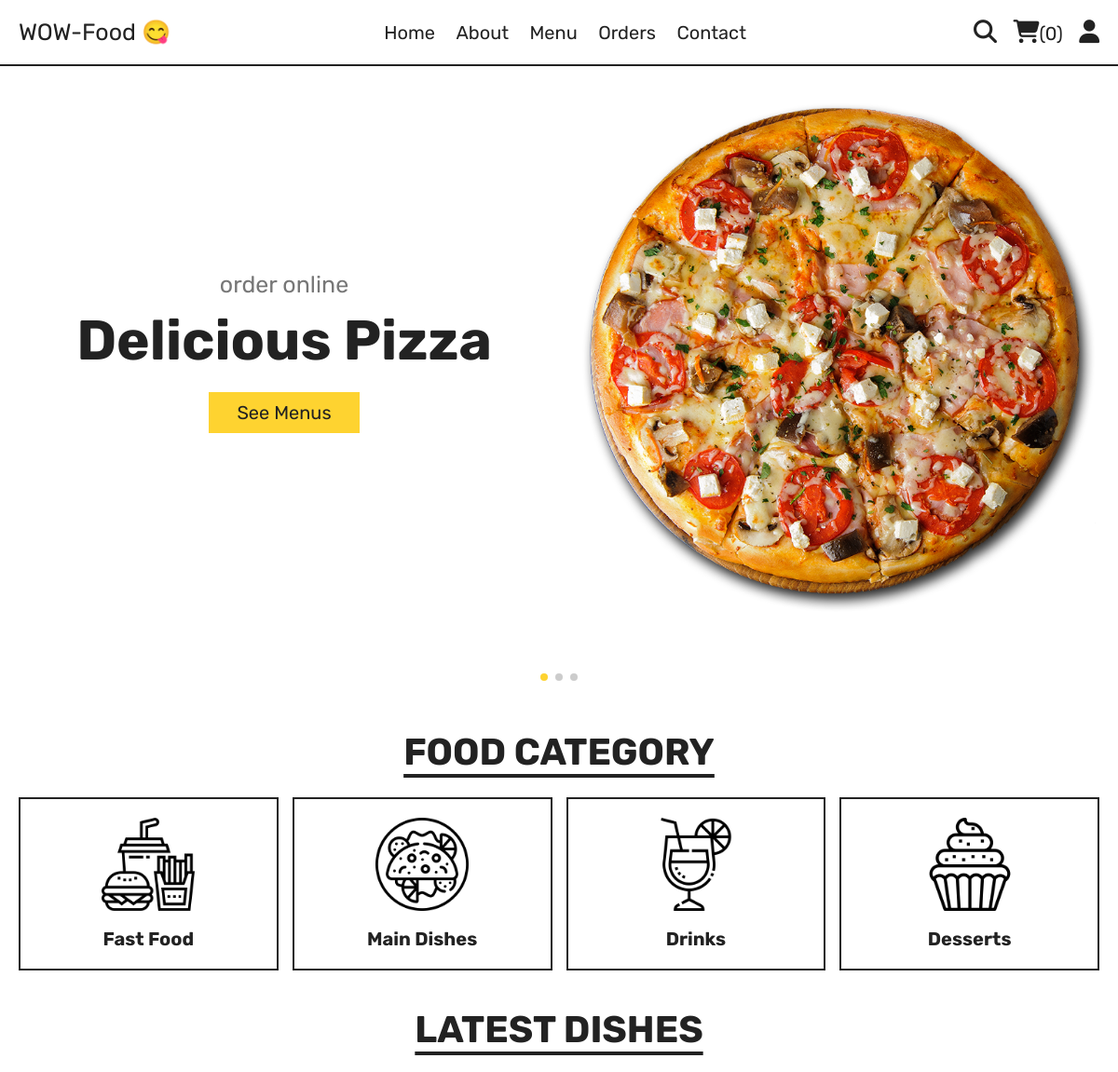
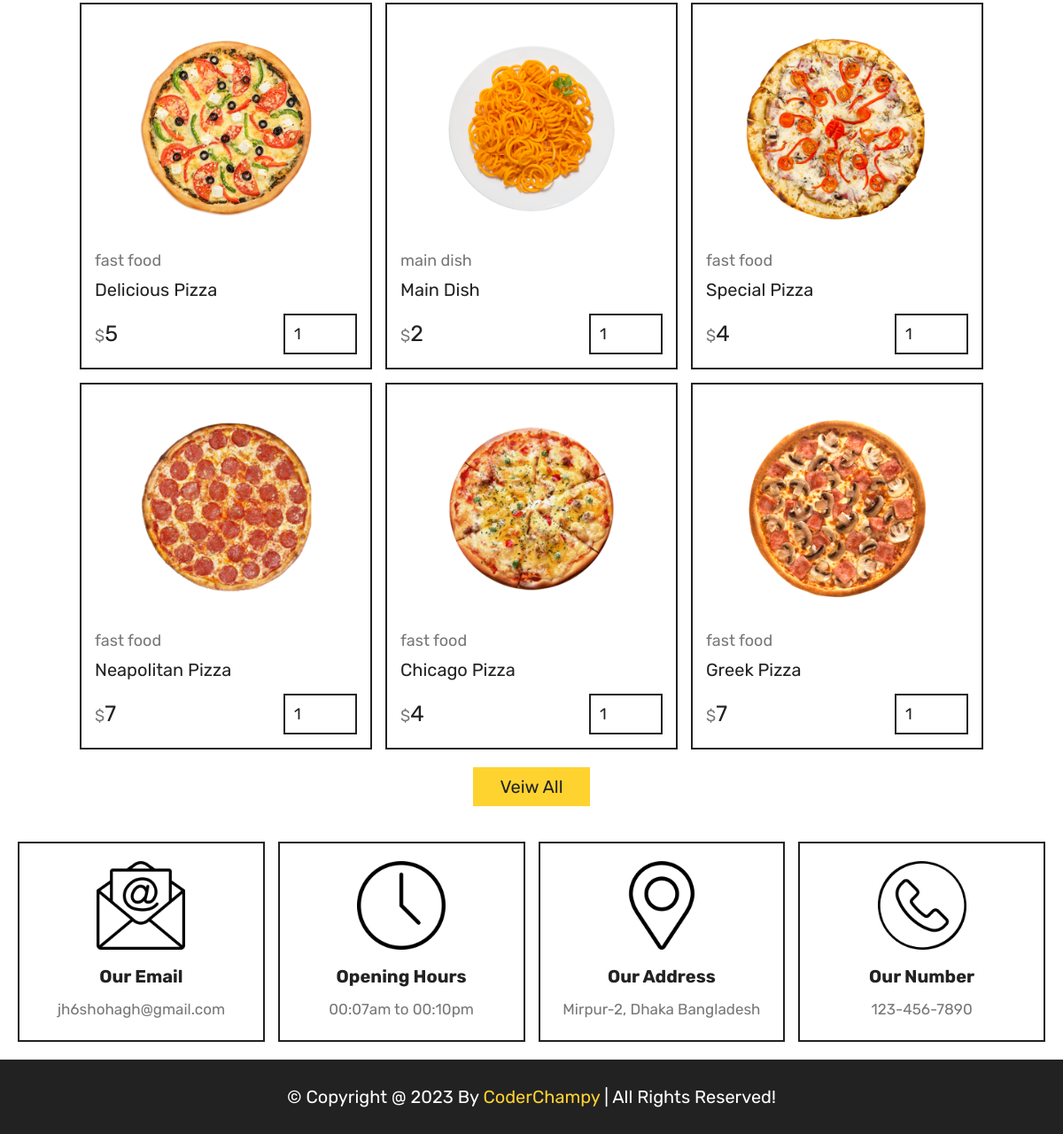
The page / on the database its author committed (2 pictures, top to bottom).
### tables this page shows
CREATE TABLE `products` (
  `id` int(100) NOT NULL,
  `name` varchar(100) NOT NULL,
  `category` varchar(100) NOT NULL,
  `price` int(10) NOT NULL,
  `image` varchar(100) NOT NULL
);

### index.php (the view, shortened to what this page needs)
<?php
include 'components/connect.php';
?>
<!DOCTYPE html>
<html lang="en">
<head>
   <link rel="stylesheet" href="https://unpkg.com/swiper@8/swiper-bundle.min.css" />
   <link rel="stylesheet" href="css/slider.css" />
   <link rel="stylesheet" href="https://cdnjs.cloudflare.com/ajax/libs/font-awesome/6.1.1/css/all.min.css">
   <link rel="stylesheet" href="css/style.css">
</head>
<body>
<?php include 'components/user_header.php'; ?>
<section class="hero">
   <div class="swiper hero-slider">
      <div class="swiper-wrapper">
         <div class="swiper-slide slide">
            <div class="content">
               <span>order online</span>
               <h3>delicious pizza</h3>
               <a href="menu.php" class="btn">see menus</a>
            </div>
            <div class="image">
               <img src="images/home-img-1.png" alt="">
            </div>
         </div>
         <div class="swiper-slide slide">
            <div class="content">
               <span>order online</span>
               <h3>chezzy hamburger</h3>
               <a href="menu.php" class="btn">see menus</a>
            </div>
            <div class="image">
               <img src="images/home-img-2.png" alt="">
            </div>
         </div>
         <div class="swiper-slide slide">
            <div class="content">
               <span>order online</span>
               <h3>rosted chicken</h3>
               <a href="menu.php" class="btn">see menus</a>
            </div>
            <div class="image">
               <img src="images/home-img-3.png" alt="">
            </div>
         </div>
      </div>
      <div class="swiper-pagination"></div>
   </div>
</section>
<section class="category">
   <h1 class="title">food category</h1>
   <div class="box-container">
      <a href="category.php?category=fast food" class="box">
         <img src="images/cat-1.png" alt="">
         <h3>fast food</h3>
      </a>
      <a href="category.php?category=main dish" class="box">
         <img src="images/cat-2.png" alt="">
         <h3>main dishes</h3>
      </a>
      <a href="category.php?category=drinks" class="box">
         <img src="images/cat-3.png" alt="">
         <h3>drinks</h3>
      </a>
      <a href="category.php?category=desserts" class="box">
         <img src="images/cat-4.png" alt="">
         <h3>desserts</h3>
      </a>
   </div>
</section>
<section class="products">
   <h1 class="title">latest dishes</h1>
   <div class="box-container">
      <?php
         $select_products = $conn->prepare("SELECT * FROM `products` LIMIT 6");
         $select_products->execute();
         if($select_products->rowCount() > 0){
            while($fetch_products = $select_products->fetch(PDO::FETCH_ASSOC)){
      ?>
      <form action="" method="post" class="box">
         <img src="uploaded_img/<?= $fetch_products['image']; ?>" alt="">
         <a href="category.php?category=<?= $fetch_products['category']; ?>" class="cat"><?= $fetch_products['category']; ?></a>
         <div class="name"><?= $fetch_products['name']; ?></div>
         <div class="flex">
            <div class="price"><span>$</span><?= $fetch_products['price']; ?></div>
            <input type="number" name="qty" class="qty" min="1" max="99" value="1" maxlength="2">
         </div>
      </form>
      <?php
            }
         }else{
            echo '<p class="empty">no products added yet!</p>';
         }
      ?>
   </div>
   <div class="more-btn">
      <a href="menu.php" class="btn">veiw all</a>
   </div>
</section>
<?php include 'components/footer.php'; ?>
</body>
</html>

### components/user_header.php (shortened to what this page needs)
<header class="header">
   <section class="flex">
      <a href="index.php" class="logo">WOW-Food 😋</a>
      <nav class="navbar">
         <a href="index.php">Home</a>
         <a href="about.php">About</a>
         <a href="menu.php">Menu</a>
         <a href="orders.php">Orders</a>
         <a href="contact.php">Contact</a>
      </nav>
      <div class="icons">
         <?php
            $count_cart_items = $conn->prepare("SELECT * FROM `cart` WHERE user_id = ?");
            $count_cart_items->execute([$user_id]);
            $total_cart_items = $count_cart_items->rowCount();
         ?>
         <a href="search.php"><i class="fas fa-search"></i></a>
         <a href="cart.php"><i class="fas fa-shopping-cart"></i><span>(<?= $total_cart_items; ?>)</span></a>
         <div id="user-btn" class="fas fa-user"></div>
      </div>
   </section>
</header>

### components/footer.php (shortened to what this page needs)
<footer class="footer">
   <section class="grid">
      <div class="box">
         <img src="images/email-icon.png" alt="">
         <h3>our email</h3>
         <a href="mailto:anasbhai@gmail.com">jh6shohagh@gmail.com</a>
      </div>
      <div class="box">
         <img src="images/clock-icon.png" alt="">
         <h3>opening hours</h3>
         <p>00:07am to 00:10pm</p>
      </div>
      <div class="box">
         <img src="images/map-icon.png" alt="">
         <h3>our address</h3>
         <a href="#">Mirpur-2, Dhaka Bangladesh</a>
      </div>
      <div class="box">
         <img src="images/phone-icon.png" alt="">
         <h3>our number</h3>
         <a href="tel:1234567890">123-456-7890</a>
      </div>
   </section>
   <div class="credit">&copy; copyright @ <?= date('Y'); ?> by <span>CoderChampy</span> | all rights reserved!</div>
</footer>

### css/slider.css (style rules this page uses)
:root { --swiper-theme-color:#007aff }
.swiper { margin-left:auto;margin-right:auto;position:relative;overflow:hidden;list-style:none;padding:0;z-index:1 }
.swiper-wrapper { position:relative;width:100%;height:100%;z-index:1;display:flex;transition-property:transform;box-sizing:content-box }
.swiper-android .swiper-slide,.swiper-wrapper { transform:translate3d(0px,0,0) }
.swiper-pointer-events { touch-action:pan-y }
.swiper-slide { flex-shrink:0;width:100%;height:100%;position:relative;transition-property:transform }
.swiper-3d,.swiper-3d.swiper-css-mode .swiper-wrapper { perspective:1200px }
.swiper-3d .swiper-cube-shadow,.swiper-3d .swiper-slide,.swiper-3d .swiper-slide-shadow,.swiper-3d .swiper-slide-shadow-bottom,.swiper-3d .swiper-slide-shadow-left,.swiper-3d .swiper-slide-shadow-right,.swiper-3d .swiper-slide-shadow-top,.swiper-3d .swiper-wrapper { transform-style:preserve-3d }
:root { --swiper-navigation-size:44px }
.swiper-pagination { position:absolute;text-align:center;transition:.3s opacity;transform:translate3d(0,0,0);z-index:10 }
.swiper-horizontal>.swiper-pagination-bullets,.swiper-pagination-bullets.swiper-pagination-horizontal,.swiper-pagination-custom,.swiper-pagination-fraction { bottom:10px;left:0;width:100% }
.swiper-flip { overflow:visible }
.swiper-flip .swiper-slide { pointer-events:none;-webkit-backface-visibility:hidden;backface-visibility:hidden;z-index:1 }
.swiper-flip .swiper-slide-active,.swiper-flip .swiper-slide-active .swiper-slide-active { pointer-events:auto }

### rows shown on the page
products: image (picture), category "fast food", name "Delicious Pizza", price "5"
products: image (picture), category "main dish", name "Main Dish", price "2"
products: image (picture), category "fast food", name "Special Pizza", price "4"
products: image (picture), category "fast food", name "Neapolitan Pizza", price "7"
products: image (picture), category "fast food", name "Chicago Pizza", price "4"
products: image (picture), category "fast food", name "Greek Pizza", price "7"

### other values the page prints
$total_cart_items "0"
